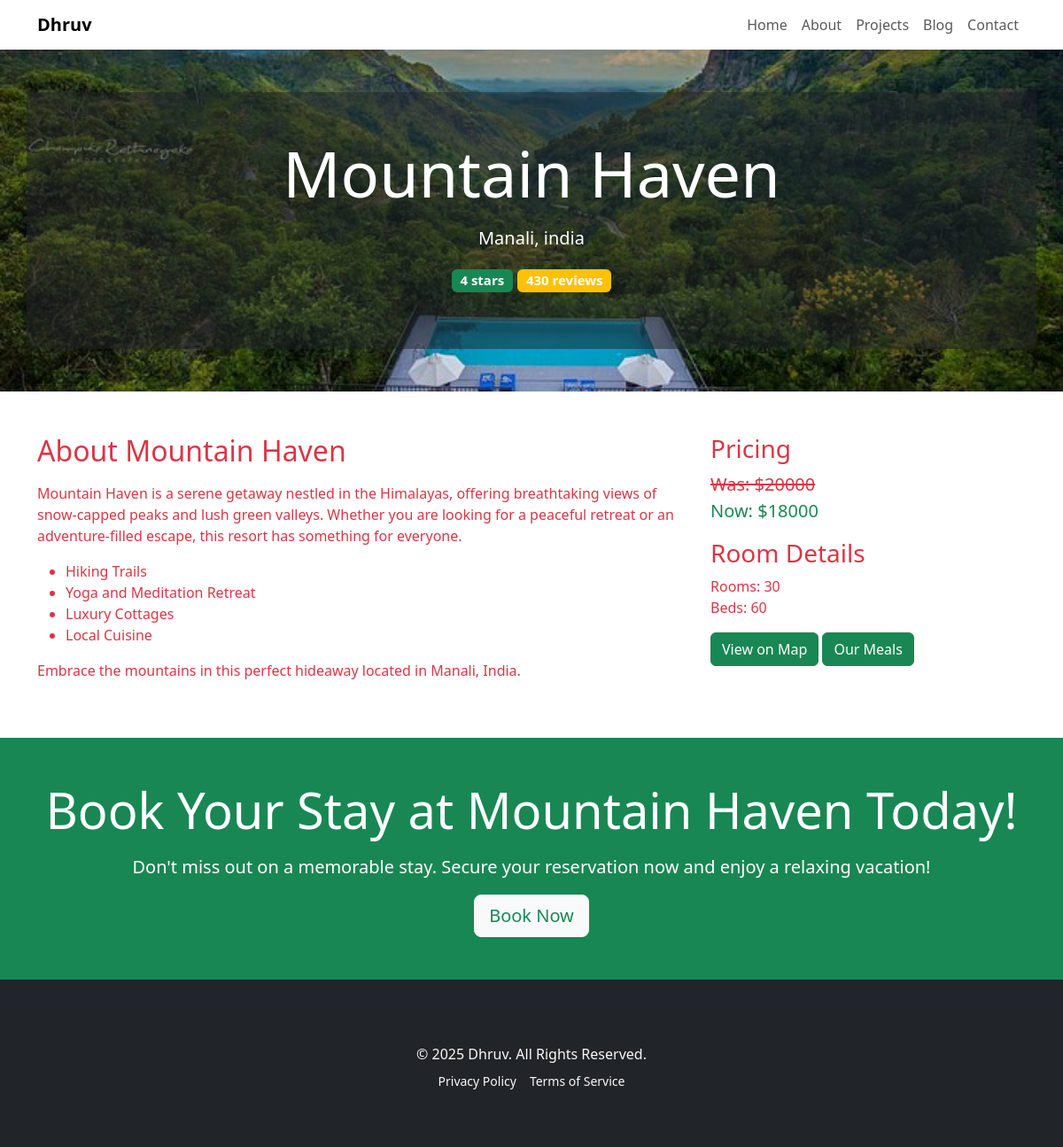
The page /resorts/2 on the database its author committed.
### resort/models.py (models this page shows)
class resort(models.Model):
    title = models.CharField(max_length=100)
    description = models.TextField()
    image = models.ImageField(upload_to='resort/')
    price = models.IntegerField()
    discount_price = models.IntegerField()
    offer = models.BooleanField(default=False)
    location = models.CharField(max_length=100)
    rating = models.IntegerField()
    review = models.IntegerField()
    room = models.IntegerField()
    bed = models.IntegerField()

### portfolio/views.py (the view)
# urls.py: path('resorts/<int:id>', views.resort_detail, name='resort_detail'),
def resort_detail(request, id, category=None):
    singleResort = resort.objects.get(id=id)
    data = {
        'resort': singleResort,
        'category': category
    }
    return render(request, 'resort-details.html', data)

### templates/resort-details.html (shortened to what this page needs)
{% extends "base.html" %}
{% block content %}
{% load static %}
<section class="bg-danger text-white py-5" style="background-image: url('/media/{{ resort.image }}'); background-size: cover; background-position: center;">
  <div class="container text-center bg-dark bg-opacity-50 py-5 rounded">
    <h1 class="display-2">{{ resort.title }}</h1>
    <p class="lead mt-3">{{ resort.location }}</p>
    <p class="lead mt-3">
      <span class="badge bg-success">{{ resort.rating }} stars</span>
      <span class="badge bg-warning">{{ resort.review }} reviews</span>
    </p>
  </div>
</section>
<section class="bg-white text-danger py-5">
  <div class="container">
    <div class="row">
      <div class="col-md-8">
        <h2 class="font-weight-bold">About {{ resort.title }}</h2>
        <p class="lead mt-3">{{ resort.description | safe }}</p>
      </div>
      <div class="col-md-4">
        <h3 class="font-weight-bold">Pricing</h3>
        <p class="lead">
          {% if resort.offer %}
            <span class="text-danger text-decoration-line-through">Was: ${{ resort.price }}</span><br>
            <span class="text-success">Now: ${{ resort.discount_price }}</span>
          {% else %}
            <span class="text-success">Price: ${{ resort.price }}</span>
          {% endif %}
        </p>
        <h3 class="font-weight-bold">Room Details</h3>
        <ul class="list-unstyled">
          <li>Rooms: {{ resort.room }}</li>
          <li>Beds: {{ resort.bed }}</li>
        </ul>
        <a href="https://www.google.com/maps?q={{ resort.location }}" target="_blank" class="btn btn-success">View on Map</a>
        <a href="{% url 'foods' resort.id 'meals' %}" class="btn btn-success">Our Meals</a>
      </div>
    </div>
  </div>
</section>
<section class="bg-success text-white py-5">
  <div class="container text-center">
    <h2 class="display-4">Book Your Stay at {{ resort.title }} Today!</h2>
    <p class="lead mt-3">Don't miss out on a memorable stay. Secure your reservation now and enjoy a relaxing vacation!</p>
    <button class="btn btn-light text-success btn-lg">Book Now</button>
  </div>
</section>
{% endblock %}

### rows shown on the page
resort: image (picture), title "Mountain Haven", location "Manali, india", rating "4", review "430", description "Mountain Haven is a serene getaway nestled in the Himalayas, offering breathtaking views of snow-capped peaks and lush green valleys. Whether you are looking for a peaceful retreat or an adventure-filled escape, this resort has something for everyone. Hiking Trails Yoga and Meditation Retreat Luxury Cottages Local Cuisine Embrace the mountains in this perfect hideaway located in Manali, India.", price "20000", discount_price "18000", room "30", bed "60"
